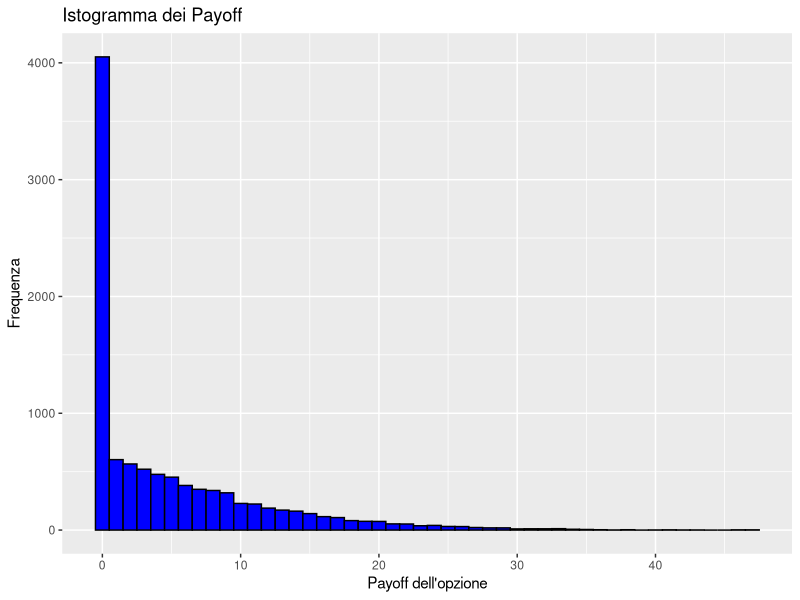
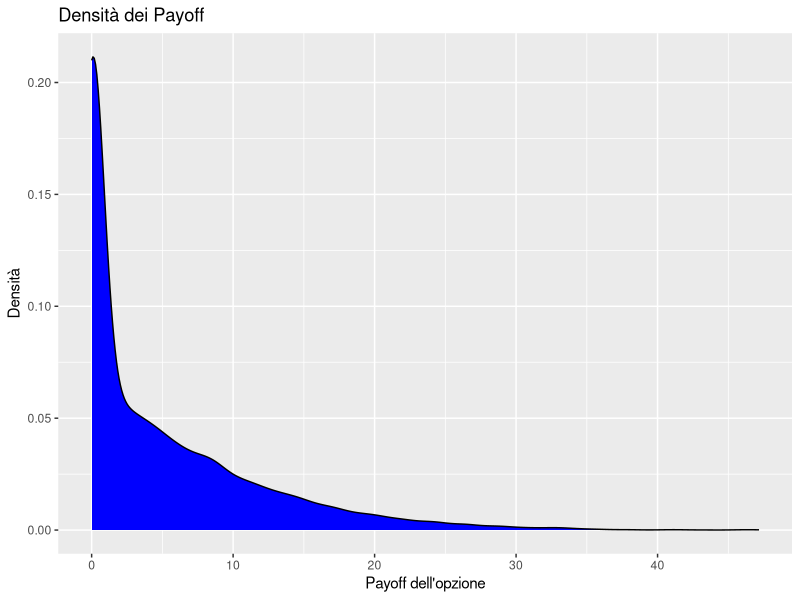
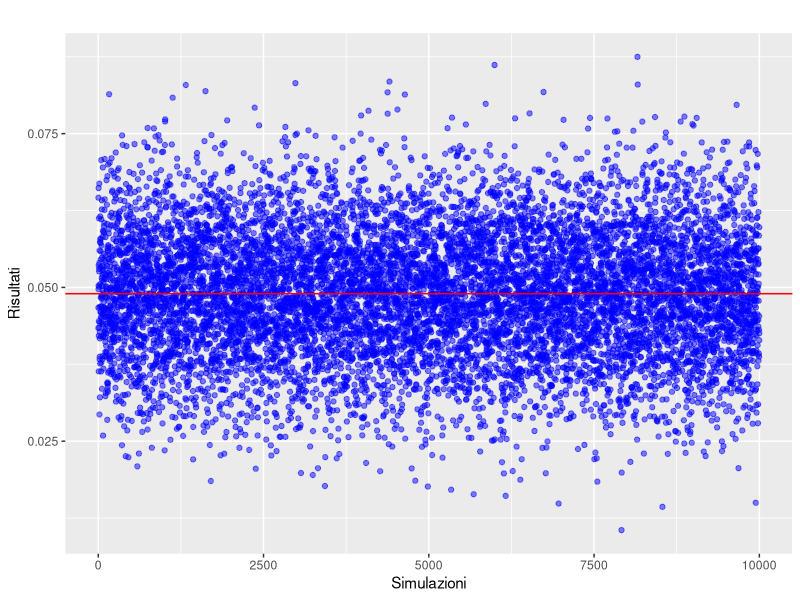

Generate these figures, in order, with R:
# Carica le librerie necessarie
library(stats)
library(ggplot2)

# Parametri
S0 <- 50          # Prezzo iniziale dell'elettricità
r <- 0.03         # Tasso di interesse senza rischio
sigma <- 0.2      # Volatilità del prezzo dell'elettricità
T <- 1            # Tempo di maturità dell'opzione (anni)
K <- 55           # Prezzo di esercizio dell'opzione
N <- 10000        # Numero di simulazioni Monte Carlo

# Numero di passi temporali per la discretizzazione
n <- 252          # Ad esempio, 252 giorni lavorativi in un anno

# Funzione per la simulazione di un percorso di prezzi dell'elettricità
simulate_path <- function(S0, r, sigma, T, n) {
  dt <- T / n
  t <- seq(0, T, by = dt)
  dWt <- rnorm(n) * sqrt(dt)
  Wt <- cumsum(dWt)
  St <- S0 * exp((r - 0.5 * sigma^2) * t + sigma * Wt)
  return(St)
}

# Simulazione Monte Carlo per valutare l'opzione lookback
set.seed(123)  # Imposta il seed per la riproducibilità
payoffs <- numeric(N)

for (i in 1:N) {
  # Simula un percorso di prezzi dell'elettricità
  St <- simulate_path(S0, r, sigma, T, n)
  
  # Calcola il payoff dell'opzione lookback (tipo call)
  payoff <- max(max(St) - K, 0)
  
  payoffs[i] <- payoff
}

# Calcola il valore attuale medio del payoff
option_value <- exp(-r * T) * mean(payoffs)

# Stampa il risultato
cat("Il valore stimato dell'opzione lookback senza rebate è:", option_value, "\n")

# Creazione del grafico dell'istogramma dei payoff
hist_plot <- ggplot(data = data.frame(Payoff = payoffs), aes(x = Payoff)) +
  geom_histogram(binwidth = 1, fill = "blue", color = "black") +
  labs(x = "Payoff dell'opzione", y = "Frequenza", title = "Istogramma dei Payoff")

# Mostra il grafico dell'istogramma
print(hist_plot)

# Creazione del grafico della densità dei payoff
density_plot <- ggplot(data = data.frame(Payoff = payoffs), aes(x = Payoff)) +
  geom_density(fill = "blue", color = "black") +
  labs(x = "Payoff dell'opzione", y = "Densità", title = "Densità dei Payoff")

# Mostra il grafico della densità
print(density_plot)




# Imposta il seme casuale per la riproducibilità
set.seed(123)

# Genera 10,000 valori casuali con media 0.049
n <- 10000
valori <- rnorm(n, mean = 0.049, sd = 0.01)  # Imposta la deviazione standard a tuo piacimento

# Crea un dataframe
df <- data.frame(Rilevazione = 1:n, Valore = valori)

# Calcola il valore medio
media <- mean(valori)

# Crea il grafico di dispersione
library(ggplot2)
scatter_plot <- ggplot(data = df, aes(x = Rilevazione, y = Valore)) +
  geom_point(color = "blue", alpha = 0.5) +
  geom_hline(yintercept = media, color = "red") +
  labs(x = "Simulazioni", y = "Risultati", title = "")

# Mostra il grafico
print(scatter_plot)









